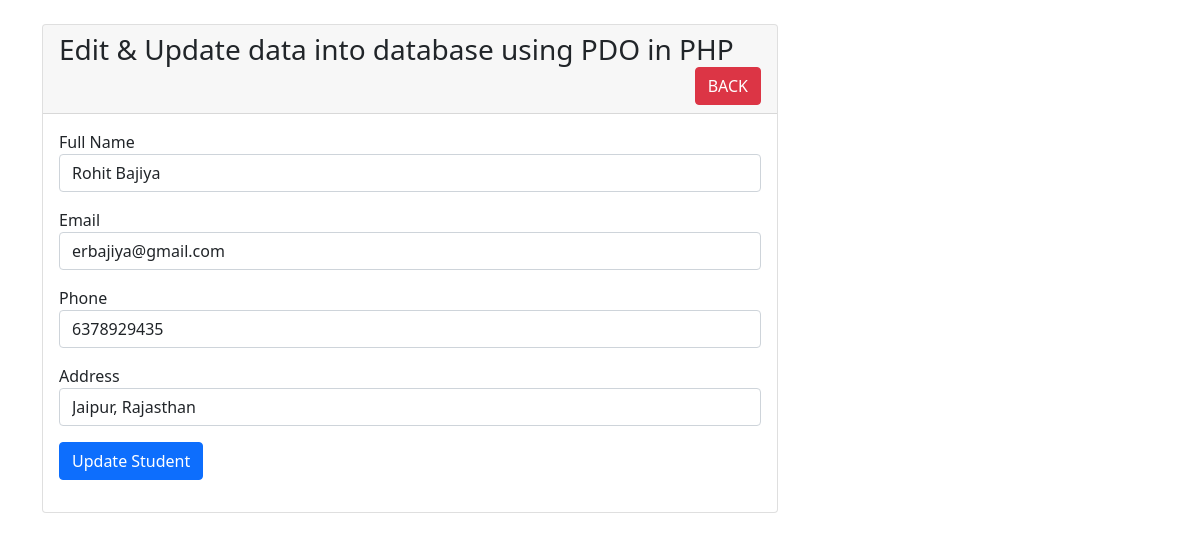
Page /student-edit.php?id=6 on the committed database.
### tables this page shows
CREATE TABLE `students` (
  `id` int(11) NOT NULL,
  `fullname` varchar(191) NOT NULL,
  `email` varchar(191) NOT NULL,
  `phone` varchar(191) NOT NULL,
  `address` varchar(191) NOT NULL
);

### student-edit.php (the view, shortened to what this page needs)
<?php
include('dbcon.php');
?>
<!doctype html>
<html lang="en">
<head>
    <link href="https://cdn.jsdelivr.net/npm/bootstrap@5.1.3/dist/css/bootstrap.min.css" rel="stylesheet" >
</head>
<body>
    <div class="container">
        <div class="row">
            <div class="col-md-8 mt-4">
                <div class="card">
                    <div class="card-header">
                        <h3>Edit & Update data into database using PDO in PHP
                            <a href="index.php" class="btn btn-danger float-end">BACK</a>
                        </h3>
                    </div>
                    <div class="card-body">
                        <?php
                        if(isset($_GET['id']))
                        {
                            $student_id = $_GET['id'];
                            $query = "SELECT * FROM students WHERE id=:stud_id LIMIT 1";
                            $statement = $conn->prepare($query);
                            $data = [':stud_id' => $student_id];
                            $statement->execute($data);
                            $result = $statement->fetch(PDO::FETCH_OBJ);
                        }
                        ?>
                        <form action="student_edit_save.php" method="POST">
                            <div class="mb-3">
                                <label>Full Name</label>
                                <input type="text" name="fullname" value="<?= $result->fullname; ?>" class="form-control" />
                            </div>
                            <div class="mb-3">
                                <label>Email</label>
                                <input type="text" name="email" value="<?= $result->email; ?>" class="form-control" />
                            </div>
                            <div class="mb-3">
                                <label>Phone</label>
                                <input type="text" name="phone" value="<?= $result->phone; ?>" class="form-control" />
                            </div>
                            <div class="mb-3">
                                <label>Address</label>
                                <input type="text" name="address" value="<?= $result->address; ?>" class="form-control" />
                            </div>
                            <div class="mb-3">
                                <button type="submit" name="update_student_btn" class="btn btn-primary">Update Student</button>
                            </div>
                        </form>
                    </div>
                </div>
            </div>
        </div>
    </div>
  </body>
</html>

### rows in the picture
students: fullname "Rohit Bajiya", email "erbajiya@gmail.com", phone "6378929435", address "Jaipur, Rajasthan"
